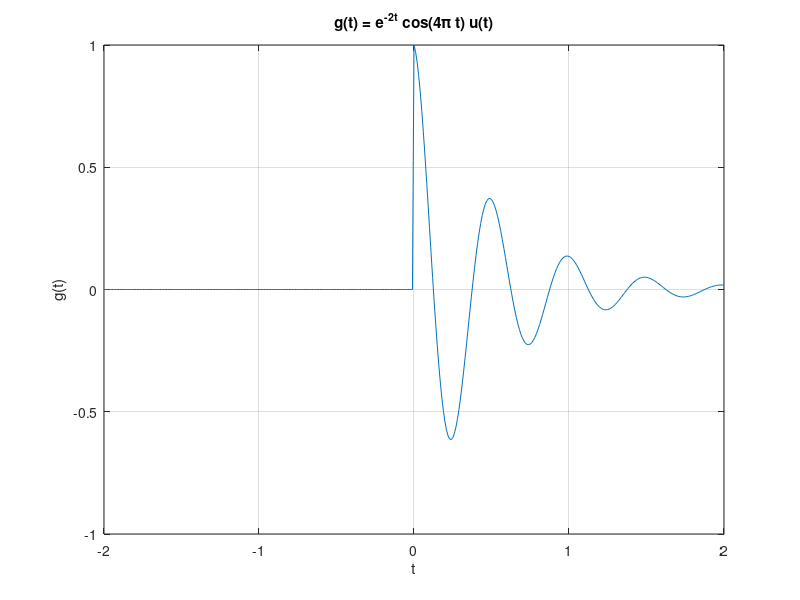
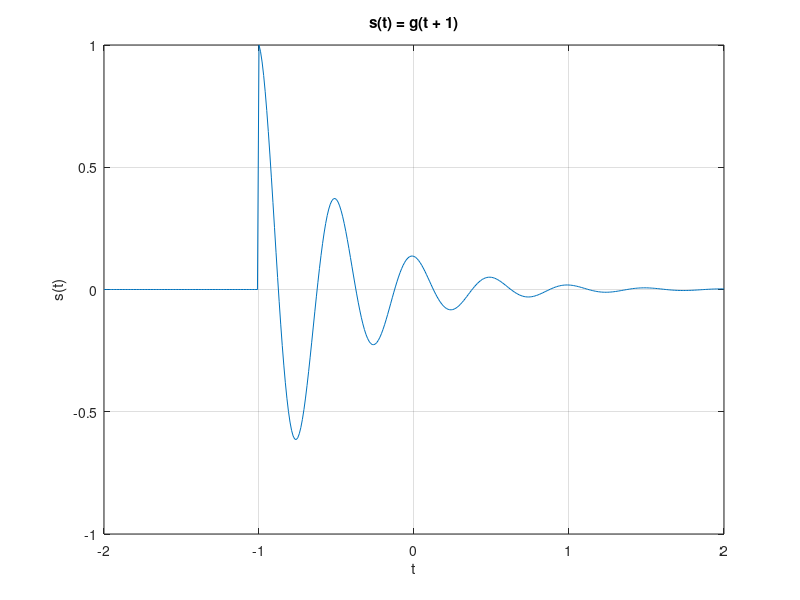
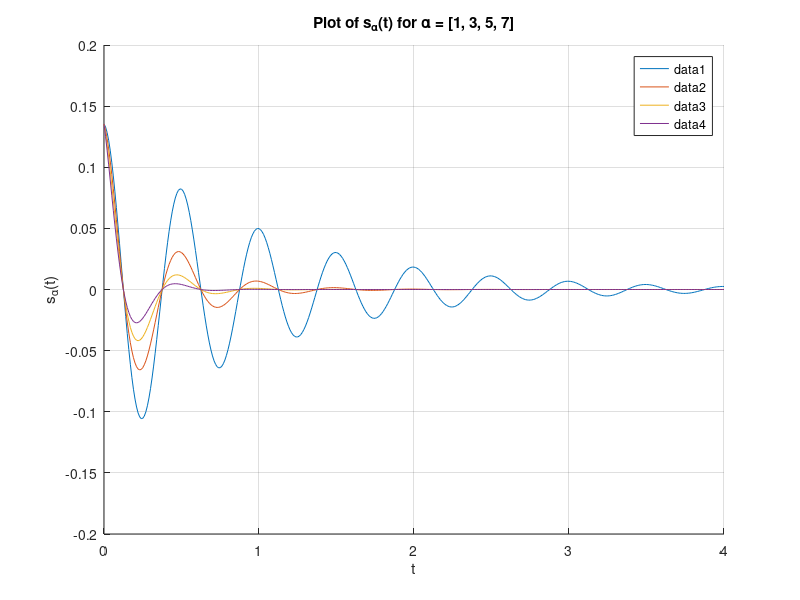

These charts were generated, in order, by the following MATLAB code:
% Problem C.1 [1 Mark] 
% Section 1.11-33 (Lathi, page 130).
% Generate and plot g(t) = f(t)u(t) where f(t) = e^(-2t) cos(4πt).

t = -2:0.01:2;

f = @(t) exp(-2*t).*cos(4*pi*t);
u = @(t) t >= 0;
g = @(t) f(t).*u(t);

% Plot for g(t)
figure Name 'Problem C.1';
plot(t, g(t));
xlabel('t'); ylabel('g(t)');
title('g(t) = e^{-2t} cos(4\pi t) u(t)');
grid on; axis([-2 2 -1 1]);

% Problem C.2 [1 Mark]
% Using g(t) in C.1, generate and plot s(t) = g(t+1).

s = @(t) g(t + 1);

% Plot for s(t)
figure Name 'Problem C.2';
plot(t, s(t));
xlabel('t'); ylabel('s(t)');
title('s(t) = g(t + 1)');
grid on; axis([-2 2 -1 1]);

% Problem C.3 [3 Marks]
% Plot s_α(t) = e^{-2} e^{-αt} cos(4pit) u(t) for α = [1, 3, 5, 7].

t3 = 0:0.01:4;

alpha_values = [1, 3, 5, 7];

figure Name 'Problem C.3';
hold on;
for i = 1:length(alpha_values)
    alpha = alpha_values(i);
    
    s_alpha = exp(-2) * exp(-alpha * t3) .* cos(4 * pi * t3) .* u(t3);
    
    % Plot for each s_α(t)
    plot(t3, s_alpha);
end
hold off;

xlabel('t');
ylabel('s_\alpha(t)');
title('Plot of s_\alpha(t) for \alpha = [1, 3, 5, 7]');
legend show;
grid on;

% Problem C.4 [1 Mark]
% Determine the size of the matrix you generated in C.3.
size_matrix = size(s_alpha);
disp(size_matrix);
